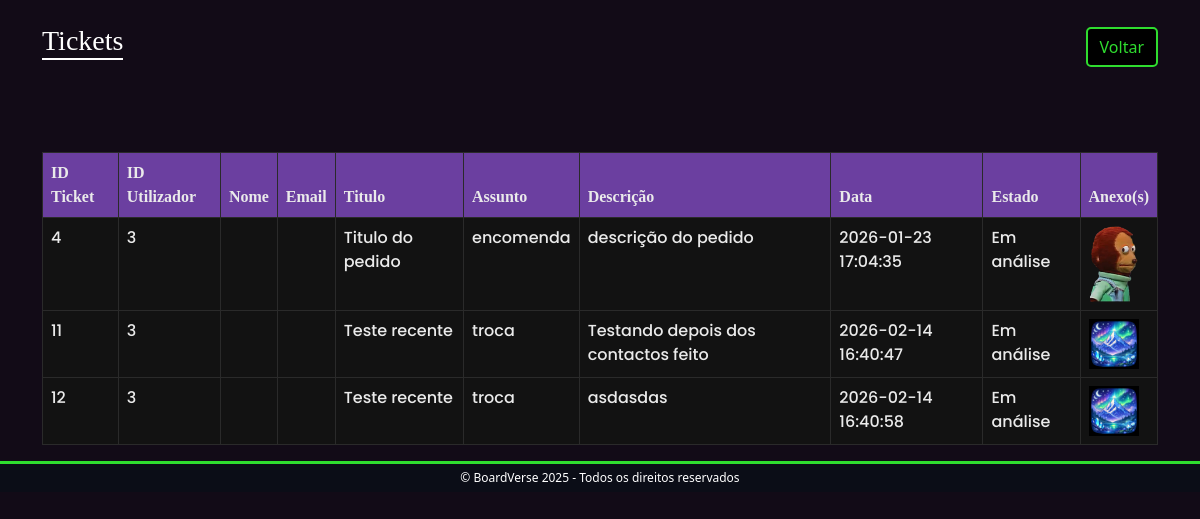
The app's page /BoardVerse/admin_tickets.php with its own data.
### tables this page shows
CREATE TABLE `tickets` (
  `id_ticket` int(11) NOT NULL,
  `id_utilizador` int(11) DEFAULT NULL,
  `nome_utilizador` varchar(255) DEFAULT NULL,
  `email` varchar(255) DEFAULT NULL,
  `id_encomenda` int(11) DEFAULT NULL,
  `titulo` varchar(150) NOT NULL,
  `assunto` enum('devolução','troca','encomenda','outros') NOT NULL,
  `descricao` varchar(255) NOT NULL,
  `data` datetime DEFAULT current_timestamp(),
  `file` varchar(255) DEFAULT NULL,
  `estado` enum('Em análise','Resolvido') DEFAULT 'Em análise'
);

### BoardVerse/admin_tickets.php (the view, shortened to what this page needs)
<?php
require_once 'sql/bd.php';
$tickets_query = "SELECT * FROM tickets ORDER BY id_ticket ASC";
$tickets_result = $conn->query($tickets_query);
?>
<!DOCTYPE html>
<html lang="pt">
<head>
    <link
        href="https://cdn.jsdelivr.net/npm/bootstrap@5.3.8/dist/css/bootstrap.min.css"
        rel="stylesheet"
 />
    <link rel="stylesheet" href="css/admin_style.css" />
</head>
<body>
    <header>
        <div class="container py-4">
            <div class="d-flex justify-content-between align-items-center mb-4">
                <div class="header">
                    <h1 class="h3 mb-0">Tickets</h1>
                </div>
                <div class="d-flex gap-2">
                    <a href="admin.php" class="btn btn-admin">Voltar</a>
                </div>
            </div>
        </div>
    </header>
    <main>
        <div class="container mt-4">
            <table class="table table-bordered ">
                <thead>
                    <tr class="sticky-top">
                        <th>ID Ticket</th>
                        <th>ID Utilizador</th>
                        <th>Nome</th>
                        <th>Email</th>
                        <th>Titulo</th>
                        <th>Assunto</th>
                        <th>Descrição</th>
                        <th>Data</th>
                        <th>Estado</th>
                        <th>Anexo(s)</th>
                    </tr>
                </thead>
                <tbody>
                    <?php while ($tickets = $tickets_result->fetch_assoc()):
                    ?>
                        <tr>
                            <td><?= $tickets['id_ticket']  ?></td>
                            <td><?= $tickets['id_utilizador'] ?></td>
                            <td><?= $tickets['nome_utilizador'] ?></td>
                            <td><?= $tickets['email'] ?></td>
                            <td><?= $tickets['titulo'] ?></td>
                            <td><?= $tickets['assunto'] ?></td>
                            <td><?= $tickets['descricao'] ?></td>
                            <td><?= $tickets['data'] ?></td>
                            <td><?= $tickets['estado'] ?></td>
                            <td>
                                <a href="tickets_files/<?= htmlspecialchars($tickets['file']) ?>" target="_blank">
                                    <img src="tickets_files/<?= htmlspecialchars($tickets['file']) ?>" style="width: 50px; height: auto; cursor: pointer;" alt="Anexo">
                                </a>
                            </td>
                        </tr>
                    <?php endwhile; ?>
                </tbody>
            </table>
        </div>
    </main>
    <?php include 'componentes/footer.php'; ?>
</body>
</html>

### BoardVerse/css/admin_style.css (style rules this page uses)
html, body { min-height: 100%; width: 100%; }
body { background-color: #120b17 !important; color: white !important; }
h1, h5 { font-family: "Galaxy"; }
.header { margin-bottom: 20px; border-bottom: 2px solid white; }
img { width: 100px; height: auto; }
.btn-admin { color: #2fdd2f; background-color: black; border: 2px solid #2fdd2f; text-decoration: none; border-radius: 5px; margin-bottom: 10px; }
.table { border-color: #2a2a2a; --bs-table-bg: #121212; --bs-table-color: #eaeaea; }
thead { font-family: Galaxy; --bs-table-bg: #6b3fa0; }
td { font-family: Poppins; }

### records on screen
tickets: id_ticket "4", id_utilizador "3", titulo "Titulo do pedido", assunto "encomenda", descricao "descrição do pedido", data "2026-01-23 17:04:35", estado "Em análise", file (picture)
tickets: id_ticket "11", id_utilizador "3", titulo "Teste recente", assunto "troca", descricao "Testando depois dos contactos feito", data "2026-02-14 16:40:47", estado "Em análise", file (picture)
tickets: id_ticket "12", id_utilizador "3", titulo "Teste recente", assunto "troca", descricao "asdasdas", data "2026-02-14 16:40:58", estado "Em análise", file (picture)
